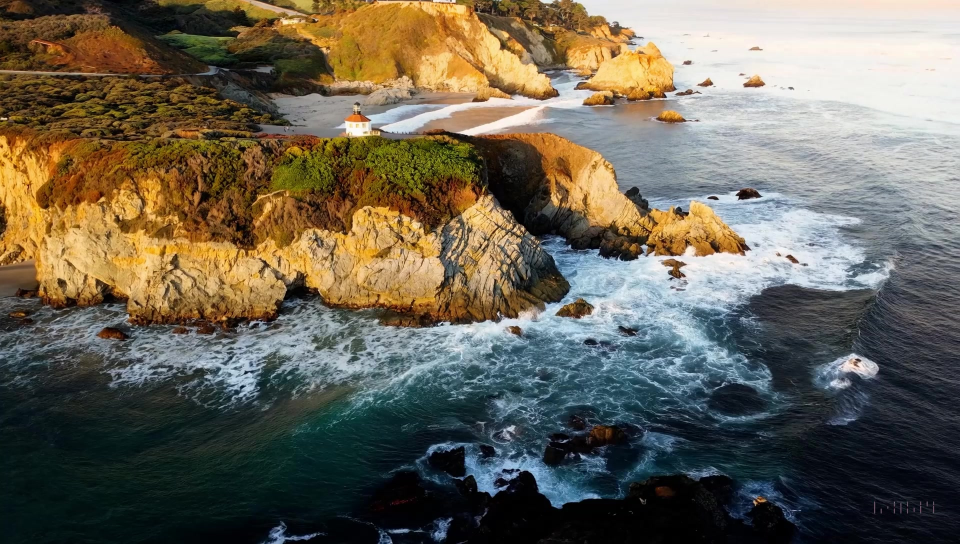
#> input picture big-sur/pic/00000001.jpg, 1920 x 1088 px, found by its file name (shown at 1/2 size)
$ jupyter execute --allow-errors gemini_api.ipynb
#> lines starting #> are read from the running program, lines starting #| are printed output that depends on the picture
[cell 1]
import requests
import json
import PIL.Image

[cell 2]
# 定义 API 密钥
API_KEY = 'AIzaSyAx8tnQZ-PzfSxCQdQkbmfMXVr-JbF2PCM'

# 定义请求头
headers = {
  'Content-Type': 'application/json',
}

# 定义请求正文
body = {
  "contents": [
    {
      "parts": [
        {
          "text": "Write a story about a magic backpack"
        }
      ]
    }
  ]
}

# 发送请求
#> (the rest of this cell did not finish here and is left out)

[cell 3]
img = PIL.Image.open("/new_data/gehui/projects/audio4video/pictures/tokyo/00000001.jpg")
#> img is the input picture: PIL image 1920x1088 RGB; mean R, G, B 106.4, 100.3, 85.6
img.resize((512, int(img.height*512/img.width)))
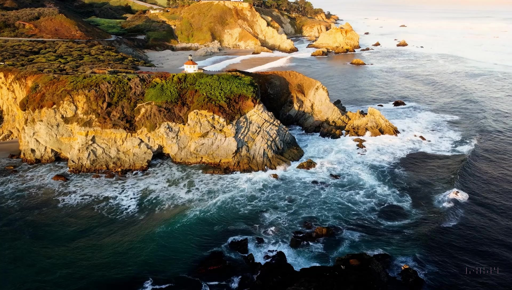
#> Out: PIL image 512x290 RGB; mean R, G, B 106.4, 100.3, 85.7


$ run again, with big-sur/pic/00000002.jpg copied over big-sur/pic/00000001.jpg
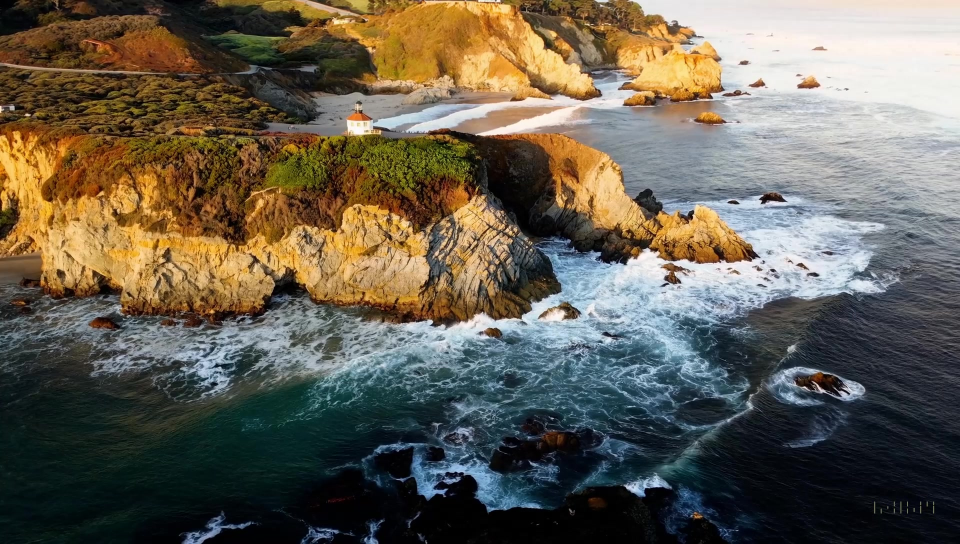
#> input picture big-sur/pic/00000002.jpg, 1920 x 1088 px, found by its file name (shown at 1/2 size)
#> img is the input picture: PIL image 1920x1088 RGB; mean R, G, B 102.6, 96, 82.5
#> `img.resize((512, int(img.height*512/img.width)))`:
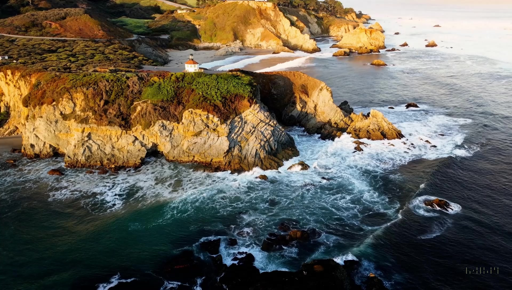
#> Out: PIL image 512x290 RGB; mean R, G, B 102.6, 96, 82.5

$ run again, with big-sur/pic/00000004.jpg copied over big-sur/pic/00000001.jpg
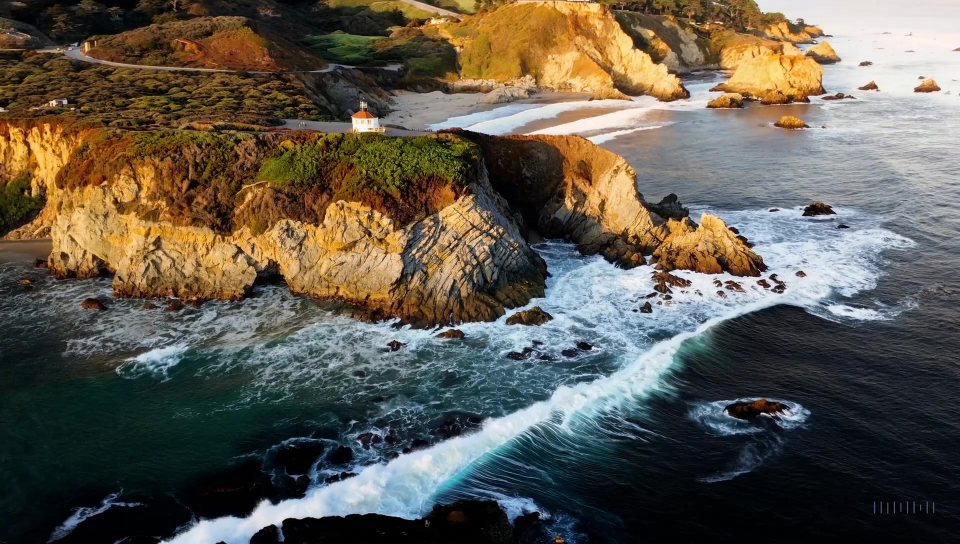
#> input picture big-sur/pic/00000004.jpg, 1920 x 1088 px, found by its file name (shown at 1/2 size)
#> img is the input picture: PIL image 1920x1088 RGB; mean R, G, B 96, 90, 78.4
#> `img.resize((512, int(img.height*512/img.width)))`:
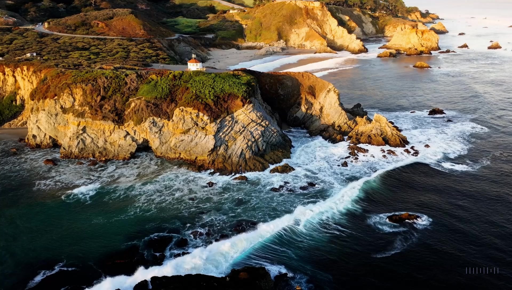
#> Out: PIL image 512x290 RGB; mean R, G, B 96, 90, 78.4
